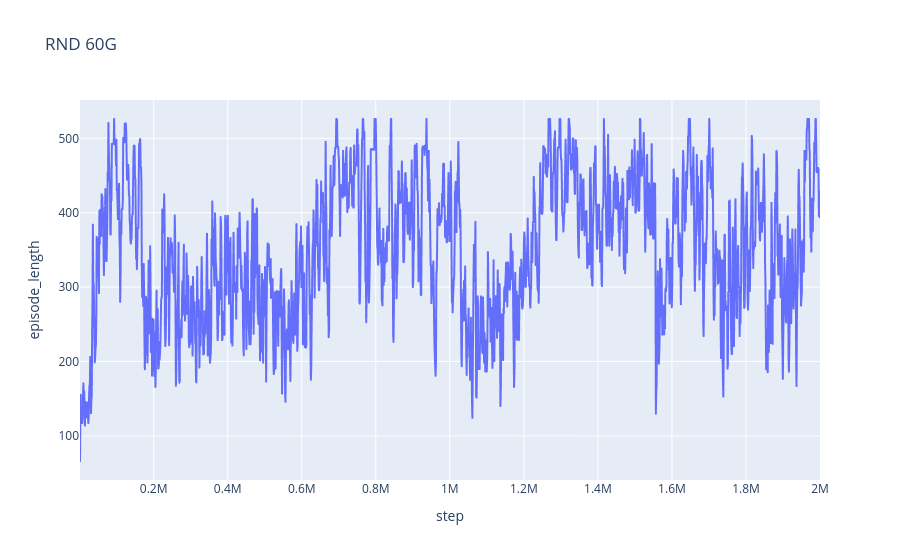

Notebook cell for this chart:
### Code cell
train = pd.read_csv("logs/health_gathering_60g_rnd/2026-01-17-03-01-09/train.log")
fig = px.line(train, x="step", y="episode_length", title="RND 60G")
fig.show()

### Figure 1 — Plotly figure (JSON) as saved in the notebook; plotly's stock layout.template omitted (floating-point values rounded to 4 significant figures; data arrays with more than 128 entries replaced by an {"elided": "..."} marker saying what was removed)
{"data": [{"hovertemplate": "step=%{x}<br>episode_length=%{y}<extra></extra>", "legendgroup": "", "line": {"color": "#636efa", "dash": "solid"}, "marker": {"symbol": "circle"}, "mode": "lines", "name": "", "showlegend": false, "type": "scattergl", "x": {"elided": "1953 int values"}, "xaxis": "x", "y": {"elided": "1953 float values"}, "yaxis": "y"}], "layout": {"legend": {"tracegroupgap": 0}, "title": {"text": "RND 60G"}, "xaxis": {"anchor": "y", "domain": [0, 1], "title": {"text": "step"}}, "yaxis": {"anchor": "x", "domain": [0, 1], "title": {"text": "episode_length"}}}}
